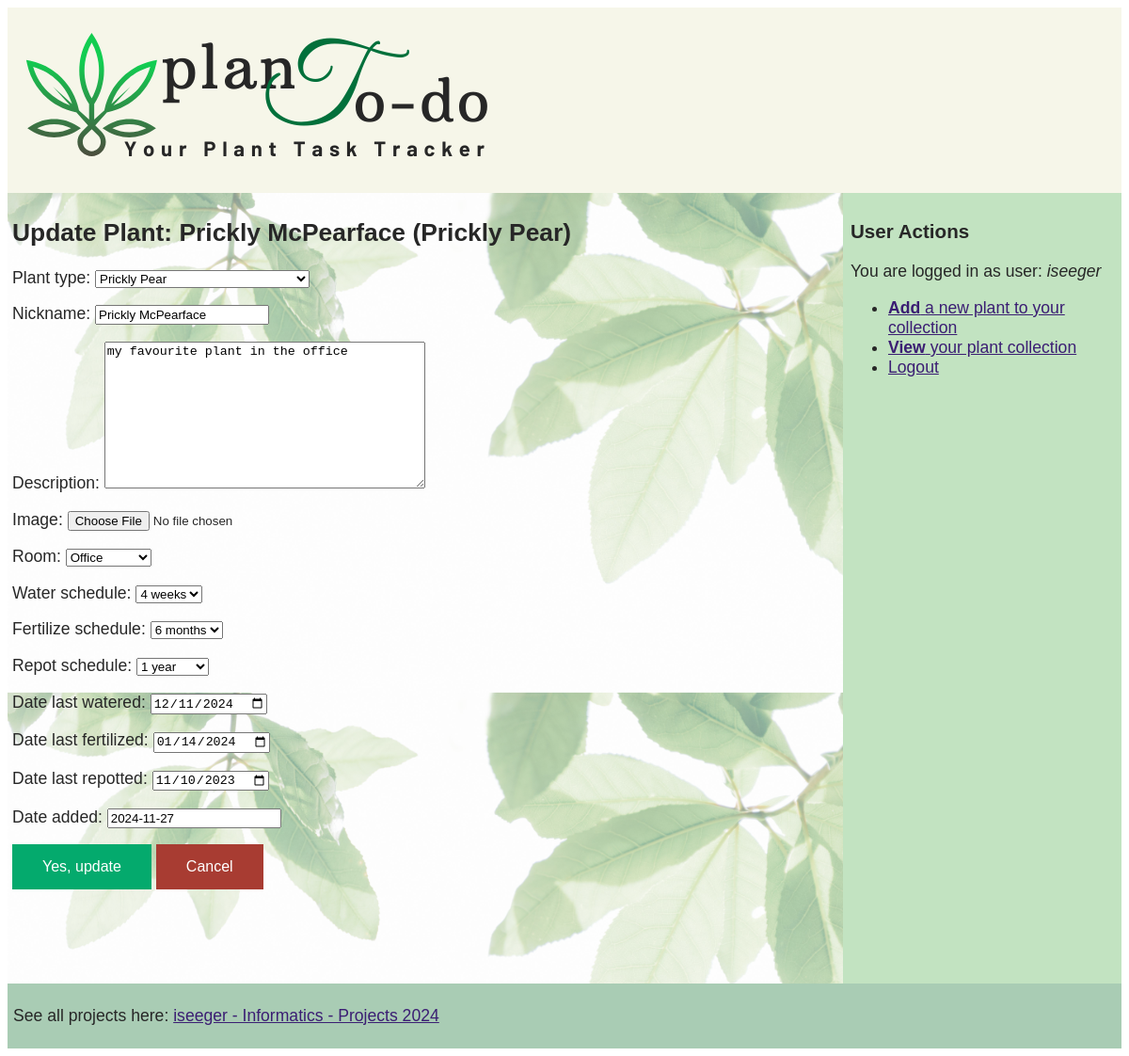
The page /plants/plant/11/update/ (signed in) on the database its author committed.
### plants/models.py (models this page shows, shortened)
class Plant(models.Model):
    ROOM_CHOICES = [
        ("BEDROOM", "Bedroom"),
        ("BATHROOM", "Bathroom"),
        ("LIVINGROOM", "Living room"),
        ("OFFICE", "Office"),
        ("HALLWAY", "Hallway"),
        ]
    SHORT_CADENCE = [
        ("1w", "1 week"),
        ("2w", "2 weeks"),
        ("4w", "4 weeks"),
        ("6w", "6 weeks")
        ]
    LONG_CADENCE = [
        ("1m", "1 month"),
        ("2m", "2 months"),
        ("4m", "4 months"),
        ("6m", "6 months"),
        ("1y", "1 year"),
        ]
    plant_type = models.ForeignKey('Houseplant',
                                     on_delete=models.CASCADE,
                                     blank=True,
                                     null=True)
    nickname=models.CharField(
        max_length=200,
        validators=[MinLengthValidator(
                    3, "Plant name must contain at least 3 characters")])
    description=models.TextField(max_length=500)
    image = models.ImageField(upload_to='plants/', blank=True, null=True)
    room = models.CharField(max_length=15, choices=ROOM_CHOICES)
    water_schedule = models.CharField(max_length=15, choices=SHORT_CADENCE,blank=True)
    fertilize_schedule = models.CharField(max_length=15, choices=LONG_CADENCE,blank=True)
    repot_schedule = models.CharField(max_length=15, choices=LONG_CADENCE, blank=True)
    date_last_watered = models.DateField(blank=True, null=True)
    date_last_fertilized = models.DateField(blank=True, null=True)
    date_last_repotted = models.DateField(blank=True, null=True)
    date_added = models.DateField(default=datetime.now)
    date_last_updated = models.DateField(auto_now=True)

class Houseplant(models.Model):
    latin_name = models.CharField(max_length=50)
    common_name = models.CharField(max_length=50)
    description = models.TextField(max_length=800)
    plant_image_url = models.URLField(blank=True, null=True)
    light_needed = models.CharField(max_length=15)
    def __str__(self):
        return self.common_name

### plants/views.py (the view)
# urls.py: path('plant/<int:pk>/update/', views.PlantUpdateView.as_view(), name='plant_update'),
class PlantUpdateView(LoginRequiredMixin,UpdateView):
    model = Plant
    context_object_name = 'plant'
    template_name = "plants/plant_update.html"
    form_class = PlantForm
    success_url = reverse_lazy('plants:all')

### plants/forms.py
class PlantForm(forms.ModelForm):
    class Meta:
        model = Plant
        fields = '__all__'
    date_last_watered = forms.DateField(widget=forms.DateInput(attrs={'type': 'date'}))
    date_last_fertilized = forms.DateField(widget=forms.DateInput(attrs={'type': 'date'}))
    date_last_repotted = forms.DateField(widget=forms.DateInput(attrs={'type': 'date'}))

### plants/templates/plants/plant_update.html (shortened to what this page needs)
{% extends "plants/master.html" %}
{% load static %}
{% block content %}
  <h2>Update Plant: {{ plant.nickname }} ({{plant.plant_type}})</h2>
  <form method="post">
    {{ form.as_p }}
     <button class="greenbutton" type="submit">Yes, update</button>
        <a class="redbutton" href="{% url 'plants:all' %}">Cancel</a>
  </form>
{% endblock %}

### plants/templates/plants/master.html (shortened to what this page needs)
{% load static %}
<!DOCTYPE html>
<html lang="en">
  <head>
   <link rel="stylesheet" href="{% static 'plants/plantstyles.css' %}" />
    </head>
    <body>
    <div class="screen" >
    <header class="masthead">
      <a href="https://iseeger.eu.pythonanywhere.com/plants/"
          ><img
            alt="plant to-do list logo"
            src="{% static 'plants/plantodo_logo_crop.png' %}"
        /></a>
    </header>
    <main class="background-image" >
    {% block content %}
    {% endblock %}
    </main>
    <aside class="sidebar">
        <h3>User Actions</h3>
        {% if user.is_authenticated %}
        <p>You are logged in as user: <i>{{ request.user.username }}</i> </p>
         <ul>
             <li><a href="{% url 'plants:plant_create' %}"><strong>Add</strong> a new plant to your collection</a></li>
             <li><a href="{% url 'plants:all' %}"><strong>View</strong> your plant collection</a></li>
             <li><a href="{% url 'logout' %}?next={% url 'plants:open' %}">Logout</a></li>
         </ul>
        {% else %}
        <ul>
            <li>Please Log in</li>
        </ul>
        {% endif %}
    </aside>
      <footer class="pagefooter">
      <p>See all projects here: <a href="https://iseeger.eu.pythonanywhere.com/">iseeger - Informatics - Projects 2024</a> </p>
      </footer>
    </div>
</body>
</html>

### plants/static/plants/plantstyles.css (style rules this page uses)
.masthead { background: #f6f6e9; grid-area: masthead; padding: 5px; }
main { grid-area: main; padding: 5px; padding-bottom: 100px; }
.sidebar { background: #c2e3c1; grid-area: sidebar; padding: 8px; }
.pagefooter { background: #a9ccb4; grid-area: footer; padding: 6px; }
@media only screen and (min-width: 768px) { .screen { display: grid; grid-template-columns: 1fr 1fr 1fr 1fr; grid-template-areas: "masthead masthead masthead masthead" "main main main sidebar" "footer footer footer footer"; } }
.background-image { background: linear-gradient(rgba(255,255,255,.5), rgba(255,255,255,.5)), url('plant_background.jpg'); background-size : 100% auto; }
img { margin: 15px; }
body { font-size:1.1em; font-family:"Lucida Sans", Verdana, sans-serif; color: #272727; }
a { color: #3B1E73; }
.redbutton { background-color: #a83c32; border: none; color: white; padding: 15px 32px; text-align: center; text-decoration: none; display: inline-block; font-size: 16px; }
.greenbutton { background-color: #04AA6D; border: none; color: white; padding: 15px 32px; text-align: center; text-decoration: none; display: inline-block; font-size: 16px; }

### rows shown on the page
Plant: nickname "Prickly McPearface", plant_type "Prickly Pear", description "my favourite plant in the office", room "Office", water_schedule "4 weeks", fertilize_schedule "6 months", repot_schedule "1 year", date_last_watered "12/11/2024", date_last_fertilized "01/14/2024", date_last_repotted "11/10/2023", date_added "2024-11-27"

### other values the page prints
{{ request.user.username }} "iseeger"
